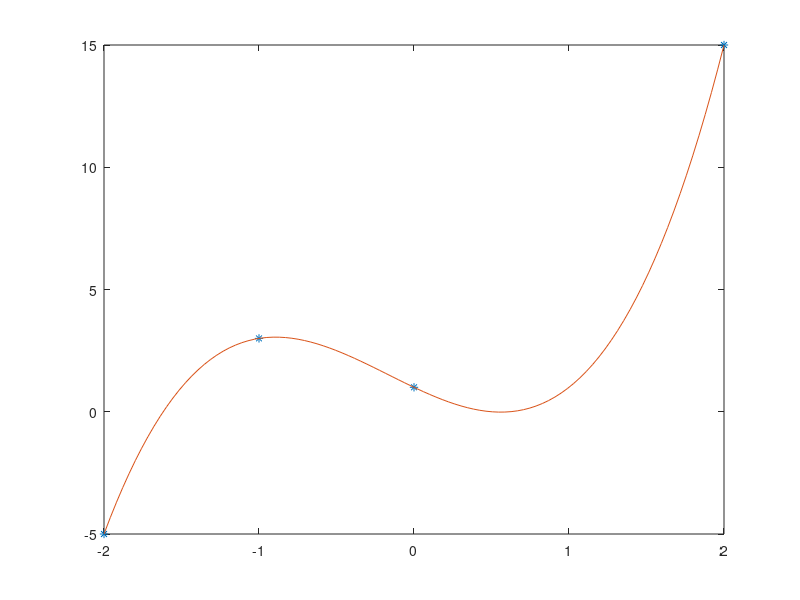

Write the MATLAB code that produced this figure.
x=[-2, -1, 0, 2]; % megfigyelési ponntok
y=[-5, 3, 1, 15];
p=polyfit(x,y,3) % n-1
xl = linspace(-2,2, 100) % pontok felvetekének szélső értékei
fl = polyval(p,xl); % polinom kiértékelése
plot(x,y,'*',xl,fl) % kirajzolás